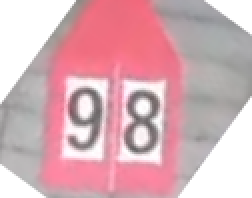
#> input picture SIMPLE_TEST_ZHUANGZHENG/CORRECTED_PICS/corrected_1.png, 126 x 99 px (shown 2 times larger)
$ python color_debug_tool.py -i CORRECTED_PICS/corrected_1.png
#> lines starting #> are read from the running program, lines starting #| are printed output that depends on the picture; after the words box and inside, x2 and y2 are one past the last pixel; in counts of white or black regions, pixels touching at a corner belong together
#!/usr/bin/env python3
# -*- coding: utf-8 -*-
"""
红色识别调试工具
用于分析图像中的红色分布，优化颜色识别参数
"""

import cv2
import numpy as np
import os
import matplotlib.pyplot as plt
from pathlib import Path

class ColorDebugTool:
    """颜色调试工具"""

    def __init__(self):
        """初始化调试工具"""
        pass

    def analyze_red_distribution(self, image_path: str, output_dir: str = "color_analysis"):
        """
        分析图像中红色的分布

        Args:
            image_path: 图像路径
            output_dir: 输出目录
        """
#> called with image_path = 'CORRECTED_PICS/corrected_1.png', output_dir = 'color_analysis'
        # 读取图像
        image = cv2.imread(image_path)
#> image is the input picture: shape (99, 126, 3); mean B, G, R 182.6, 175.1, 214.8
        if image is None:
            print(f"无法读取图像: {image_path}")
            return

        # 创建输出目录
        os.makedirs(output_dir, exist_ok=True)

        filename = Path(image_path).stem

        print(f"分析图像: {filename}")

        # 1. 显示原始图像
        self._save_image(image, os.path.join(output_dir, f"{filename}_original.png"))

        # 2. 分析各个颜色空间
        self._analyze_bgr_space(image, output_dir, filename)
        self._analyze_hsv_space(image, output_dir, filename)
        self._analyze_lab_space(image, output_dir, filename)

        # 3. 测试不同的红色阈值
        self._test_red_thresholds(image, output_dir, filename)

        print(f"分析完成，结果保存在: {output_dir}")

    def _analyze_bgr_space(self, image: np.ndarray, output_dir: str, filename: str):
        """分析BGR颜色空间"""
#> called with output_dir = 'color_analysis', filename = 'corrected_1'
        print("分析BGR颜色空间...")

        # 分离BGR通道
        b, g, r = cv2.split(image)

        # 保存各通道
        self._save_image(b, os.path.join(output_dir, f"{filename}_bgr_b.png"))
        self._save_image(g, os.path.join(output_dir, f"{filename}_bgr_g.png"))
        self._save_image(r, os.path.join(output_dir, f"{filename}_bgr_r.png"))

        # 计算红色强度 (R - G - B)
        red_intensity = np.clip(r.astype(np.int16) - g.astype(np.int16) - b.astype(np.int16), 0, 255).astype(np.uint8)
        self._save_image(red_intensity, os.path.join(output_dir, f"{filename}_bgr_red_intensity.png"))

        # BGR红色掩码测试
        bgr_masks = []

        # 测试多个BGR阈值
        bgr_thresholds = [
            ([0, 0, 100], [80, 80, 255]),      # 深红色
            ([0, 0, 150], [100, 100, 255]),    # 亮红色
            ([0, 0, 120], [60, 60, 255]),      # 纯红色
            ([0, 0, 80], [120, 120, 255]),     # 宽范围红色
        ]

        for i, (lower, upper) in enumerate(bgr_thresholds):
            mask = cv2.inRange(image, np.array(lower), np.array(upper))
            bgr_masks.append(mask)
            self._save_image(mask, os.path.join(output_dir, f"{filename}_bgr_mask_{i+1}.png"))
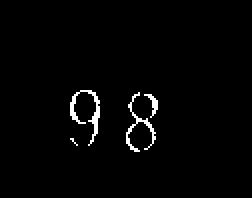
#> mask: shape (99, 126) (shown 2 times larger); 1.8% white in thin lines or dots, all inside (x1, y1, x2, y2) = (35, 45, 79, 76)
#> after the loop, bgr_masks = 4 items

        # 组合BGR掩码
        combined_bgr = bgr_masks[0]
        for mask in bgr_masks[1:]:
            combined_bgr = cv2.bitwise_or(combined_bgr, mask)
#> this loop made 3 passes

        self._save_image(combined_bgr, os.path.join(output_dir, f"{filename}_bgr_combined.png"))

    def _analyze_hsv_space(self, image: np.ndarray, output_dir: str, filename: str):
        """分析HSV颜色空间"""
#> called with output_dir = 'color_analysis', filename = 'corrected_1'
        print("分析HSV颜色空间...")

        # 转换到HSV
        hsv = cv2.cvtColor(image, cv2.COLOR_BGR2HSV)
#> hsv: shape (99, 126, 3); mean H, S, V 111.9, 44.7, 215
        h, s, v = cv2.split(hsv)
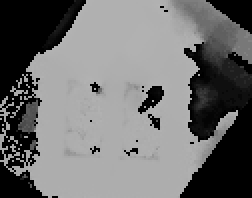
#> h: shape (99, 126) (shown 2 times larger); min 0, max 179, mean 111.9
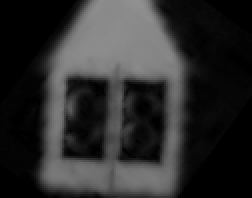
#> s: shape (99, 126) (shown 2 times larger); min 0, max 145, mean 44.7

        # 保存HSV通道
        self._save_image(h, os.path.join(output_dir, f"{filename}_hsv_h.png"))
        self._save_image(s, os.path.join(output_dir, f"{filename}_hsv_s.png"))
        self._save_image(v, os.path.join(output_dir, f"{filename}_hsv_v.png"))

        # HSV红色掩码测试
        hsv_masks = []

        # 测试多个HSV阈值
        hsv_thresholds = [
            # (H_min, S_min, V_min), (H_max, S_max, V_max)
            ([0, 50, 50], [10, 255, 255]),      # 红色范围1 (0-10度)
            ([170, 50, 50], [180, 255, 255]),   # 红色范围2 (170-180度)
            ([0, 100, 100], [10, 255, 255]),    # 高饱和度红色1
            ([170, 100, 100], [180, 255, 255]), # 高饱和度红色2
            ([0, 30, 30], [15, 255, 255]),      # 宽范围红色1
            ([165, 30, 30], [180, 255, 255]),   # 宽范围红色2
        ]

        for i, (lower, upper) in enumerate(hsv_thresholds):
            mask = cv2.inRange(hsv, np.array(lower), np.array(upper))
            hsv_masks.append(mask)
            self._save_image(mask, os.path.join(output_dir, f"{filename}_hsv_mask_{i+1}.png"))
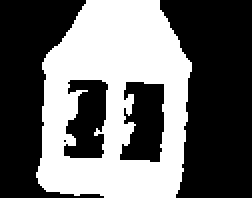
#> mask: shape (99, 126) (shown 2 times larger); 41.4% white; 1 white region, box (x1, y1, x2, y2) and area: (18, 0, 96, 99) 5170
#> after the loop, hsv_masks = 6 items

        # 组合HSV掩码
        combined_hsv = hsv_masks[0]
        for mask in hsv_masks[1:]:
            combined_hsv = cv2.bitwise_or(combined_hsv, mask)
#> this loop made 5 passes
#> combined_hsv: shape (99, 126); 41.9% white; 1 white region, box (x1, y1, x2, y2) and area: (18, 0, 96, 99) 5224

        self._save_image(combined_hsv, os.path.join(output_dir, f"{filename}_hsv_combined.png"))

    def _analyze_lab_space(self, image: np.ndarray, output_dir: str, filename: str):
        """分析LAB颜色空间"""
#> called with output_dir = 'color_analysis', filename = 'corrected_1'
        print("分析LAB颜色空间...")

        # 转换到LAB
        lab = cv2.cvtColor(image, cv2.COLOR_BGR2LAB)
#> lab: shape (99, 126, 3); mean of channels 0, 1, 2 192.8, 143.9, 130.8
        l, a, b = cv2.split(lab)
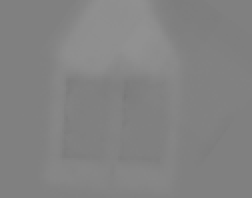
#> b: shape (99, 126) (shown 2 times larger); min 121, max 145, mean 130.8

        # 保存LAB通道
        self._save_image(l, os.path.join(output_dir, f"{filename}_lab_l.png"))
        self._save_image(a, os.path.join(output_dir, f"{filename}_lab_a.png"))
        self._save_image(b, os.path.join(output_dir, f"{filename}_lab_b.png"))

        # LAB红色掩码测试
        lab_masks = []

        # 测试多个LAB阈值
        lab_thresholds = [
            ([20, 150, 150], [255, 255, 255]),  # 标准红色
            ([10, 140, 140], [255, 255, 255]),  # 宽范围红色
            ([30, 160, 160], [255, 255, 255]),  # 高A值红色
            ([0, 130, 130], [255, 255, 255]),   # 最宽范围红色
        ]

        for i, (lower, upper) in enumerate(lab_thresholds):
            mask = cv2.inRange(lab, np.array(lower), np.array(upper))
            lab_masks.append(mask)
            self._save_image(mask, os.path.join(output_dir, f"{filename}_lab_mask_{i+1}.png"))
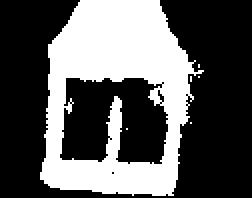
#> mask: shape (99, 126) (shown 2 times larger); 35.5% white; 6 white regions (5 under 20 px), largest, box (x1, y1, x2, y2) and area: (20, 0, 102, 98) 4422
#> after the loop, lab_masks = 4 items

        # 组合LAB掩码
        combined_lab = lab_masks[0]
        for mask in lab_masks[1:]:
            combined_lab = cv2.bitwise_or(combined_lab, mask)

        self._save_image(combined_lab, os.path.join(output_dir, f"{filename}_lab_combined.png"))

    def _test_red_thresholds(self, image: np.ndarray, output_dir: str, filename: str):
        """测试最终的红色识别效果"""
        print("测试综合红色识别效果...")

        # 使用改进的红色识别方法
        red_mask_bgr = self._create_optimized_red_mask_bgr(image)
        red_mask_hsv = self._create_optimized_red_mask_hsv(image)
        red_mask_lab = self._create_optimized_red_mask_lab(image)

        # 保存各个方法的结果
        self._save_image(red_mask_bgr, os.path.join(output_dir, f"{filename}_final_bgr.png"))
        self._save_image(red_mask_hsv, os.path.join(output_dir, f"{filename}_final_hsv.png"))
        self._save_image(red_mask_lab, os.path.join(output_dir, f"{filename}_final_lab.png"))

        # 组合最终结果
        final_mask = cv2.bitwise_or(red_mask_hsv, red_mask_bgr)
        final_mask = cv2.bitwise_or(final_mask, red_mask_lab)

        # 形态学处理
        kernel = cv2.getStructuringElement(cv2.MORPH_ELLIPSE, (3, 3))
        final_mask = cv2.morphologyEx(final_mask, cv2.MORPH_OPEN, kernel)
        final_mask = cv2.morphologyEx(final_mask, cv2.MORPH_CLOSE, kernel)

        self._save_image(final_mask, os.path.join(output_dir, f"{filename}_final_result.png"))

        # 创建叠加图像显示识别效果
        overlay = image.copy()
        overlay[final_mask > 0] = [0, 0, 255]  # 将识别的红色区域标记为纯红色
        self._save_image(overlay, os.path.join(output_dir, f"{filename}_overlay.png"))

    def _create_optimized_red_mask_bgr(self, image: np.ndarray) -> np.ndarray:
        """优化的BGR红色掩码"""
        # 多层次的BGR红色检测
        masks = []

        # 深红色
        mask1 = cv2.inRange(image, np.array([0, 0, 120]), np.array([60, 60, 255]))
        masks.append(mask1)

        # 亮红色
        mask2 = cv2.inRange(image, np.array([0, 0, 150]), np.array([80, 80, 255]))
        masks.append(mask2)

        # 粉红色
        mask3 = cv2.inRange(image, np.array([100, 100, 150]), np.array([200, 200, 255]))
#> mask3: shape (99, 126); 69.5% white; 9 black regions (2 under 20 px), largest, box (x1, y1, x2, y2) and area: (0, 0, 41, 52) 1018, (89, 48, 126, 99) 966, (58, 40, 83, 82) 681
        masks.append(mask3)

        # 组合所有掩码
        combined = masks[0]
        for mask in masks[1:]:
            combined = cv2.bitwise_or(combined, mask)
#> this loop made 2 passes

        return combined

    def _create_optimized_red_mask_hsv(self, image: np.ndarray) -> np.ndarray:
        """优化的HSV红色掩码"""
        hsv = cv2.cvtColor(image, cv2.COLOR_BGR2HSV)

        masks = []

        # 红色范围1 (0-15度)
        mask1 = cv2.inRange(hsv, np.array([0, 30, 30]), np.array([15, 255, 255]))
#> mask1: shape (99, 126); 0.43% white in thin lines or dots, all inside (x1, y1, x2, y2) = (26, 0, 43, 24)
        masks.append(mask1)

        # 红色范围2 (165-180度)
        mask2 = cv2.inRange(hsv, np.array([165, 30, 30]), np.array([180, 255, 255]))
        masks.append(mask2)

        # 高饱和度红色
        mask3 = cv2.inRange(hsv, np.array([0, 100, 50]), np.array([10, 255, 255]))
        masks.append(mask3)

        mask4 = cv2.inRange(hsv, np.array([170, 100, 50]), np.array([180, 255, 255]))
#> mask4: shape (99, 126); 23.2% white; 2 white regions, box (x1, y1, x2, y2) and area: (22, 0, 91, 94) 2509, (57, 59, 88, 96) 384
        masks.append(mask4)

        # 组合所有掩码
        combined = masks[0]
        for mask in masks[1:]:
            combined = cv2.bitwise_or(combined, mask)

        return combined

    def _create_optimized_red_mask_lab(self, image: np.ndarray) -> np.ndarray:
        """优化的LAB红色掩码"""
        lab = cv2.cvtColor(image, cv2.COLOR_BGR2LAB)

        masks = []

        # 标准红色
        mask1 = cv2.inRange(lab, np.array([10, 140, 140]), np.array([255, 255, 255]))
        masks.append(mask1)

        # 亮红色
        mask2 = cv2.inRange(lab, np.array([30, 150, 150]), np.array([255, 255, 255]))
        masks.append(mask2)

        # 组合掩码
        combined = masks[0]
        for mask in masks[1:]:
            combined = cv2.bitwise_or(combined, mask)
#> this loop made 1 pass

        return combined

    def _save_image(self, image: np.ndarray, path: str):
        """保存图像"""
        cv2.imwrite(path, image)
        print(f"保存图像: {path}")

    def batch_analyze(self, input_dir: str, output_dir: str = "color_analysis"):
        """批量分析目录中的所有图像"""
        input_path = Path(input_dir)
        image_files = [f for f in input_path.iterdir()
                      if f.suffix.lower() in {'.png', '.jpg', '.jpeg', '.bmp'}]

        if not image_files:
            print(f"在目录 {input_dir} 中未找到图像文件")
            return

        print(f"找到 {len(image_files)} 个图像文件")

        for image_file in image_files:
            print(f"\n处理: {image_file.name}")
            file_output_dir = os.path.join(output_dir, image_file.stem)
            self.analyze_red_distribution(str(image_file), file_output_dir)


def main():
    """主函数"""
    import argparse

    parser = argparse.ArgumentParser(description='红色识别调试工具')
    parser.add_argument('--input', '-i', required=True, help='输入图像或目录')
    parser.add_argument('--output', '-o', default='color_analysis', help='输出目录')

    args = parser.parse_args()

    tool = ColorDebugTool()

    if os.path.isfile(args.input):
        # 单个文件
        tool.analyze_red_distribution(args.input, args.output)
#> in _test_red_thresholds, `final_mask = cv2.bitwise_or(red_mask_hsv, red_mask_bgr)`: final_mask: shape (99, 126); 72% white; 12 black regions (5 under 20 px), largest, box (x1, y1, x2, y2) and area: (0, 0, 41, 52) 1018, (89, 48, 126, 99) 966, (60, 41, 82, 81) 522
#> in _test_red_thresholds, `final_mask = cv2.morphologyEx(final_mask, cv2.MORPH_OPEN, kernel)`: final_mask: shape (99, 126); 70.2% white; 10 black regions (3 under 20 px), largest, box (x1, y1, x2, y2) and area: (0, 0, 41, 52) 1019, (89, 48, 126, 99) 966, (60, 41, 82, 81) 663
#> in _test_red_thresholds, `final_mask = cv2.morphologyEx(final_mask, cv2.MORPH_CLOSE, kernel)`: final_mask: shape (99, 126); 70.6% white; 7 black regions (1 under 20 px), largest, box (x1, y1, x2, y2) and area: (0, 0, 41, 52) 1019, (89, 49, 126, 99) 965, (60, 41, 82, 81) 647, (32, 40, 54, 79) 597, (103, 0, 126, 18) 218, (0, 82, 23, 99) 210
#> in _test_red_thresholds, `overlay[final_mask > 0] = [0, 0, 255]`:
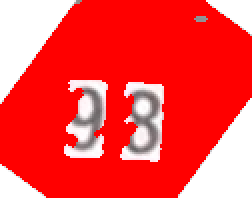
#> overlay: shape (99, 126, 3) (shown 2 times larger); mean B, G, R 68.9, 68.6, 249.6
    elif os.path.isdir(args.input):
        # 目录
        tool.batch_analyze(args.input, args.output)
    else:
        print(f"输入路径不存在: {args.input}")


if __name__ == "__main__":
    main()

$ run again, on SIMPLE_TEST_ZHUANGZHENG/CORRECTED_PICS/corrected_3.png
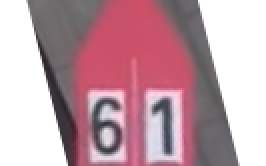
#> input picture SIMPLE_TEST_ZHUANGZHENG/CORRECTED_PICS/corrected_3.png, 133 x 83 px (shown 2 times larger)
#> in analyze_red_distribution, image is the input picture: shape (83, 133, 3); mean B, G, R 167.5, 158.1, 191.5
#> after the loop in _analyze_bgr_space, `for i, (lower, upper) in enumerate(bgr_thresholds):`:
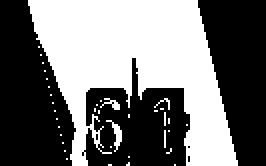
#> mask: shape (83, 133) (shown 2 times larger); 45.1% white; 37 white regions (34 under 20 px), largest, box (x1, y1, x2, y2) and area: (14, 0, 119, 83) 4841, (53, 60, 61, 76) 43, (50, 49, 60, 55) 25
#> after the loop in _analyze_bgr_space, `for i, (lower, upper) in enumerate(bgr_thresholds):`: bgr_masks = 4 items
#> the loop in _analyze_bgr_space, `for mask in bgr_masks[1:]:` made 3 passes
#> hsv: shape (83, 133, 3); mean H, S, V 101.2, 47.9, 192.2
#> after the loop in _analyze_hsv_space, `for i, (lower, upper) in enumerate(hsv_thresholds):`: hsv_masks = 6 items
#> the loop in _analyze_hsv_space, `for mask in hsv_masks[1:]:` made 5 passes
#> lab: shape (83, 133, 3); mean of channels 0, 1, 2 173.9, 142.4, 129.1
#> after the loop in _analyze_lab_space, `for i, (lower, upper) in enumerate(lab_thresholds):`: lab_masks = 4 items
#> the loop in _analyze_lab_space, `for mask in lab_masks[1:]:` made 3 passes
#> mask3: shape (83, 133); 8.1% white; 53 white regions (51 under 20 px), largest, box (x1, y1, x2, y2) and area: (43, 30, 93, 83) 772, (81, 65, 87, 78) 24
#> the loop in _create_optimized_red_mask_bgr, `for mask in masks[1:]:` made 2 passes
#> mask4: shape (83, 133); 25.7% white; 2 white regions (1 under 20 px), largest, box (x1, y1, x2, y2) and area: (36, 0, 97, 83) 2837
#> the loop in _create_optimized_red_mask_hsv, `for mask in masks[1:]:` made 3 passes
#> the loop in _create_optimized_red_mask_lab, `for mask in masks[1:]:` made 1 pass
#> in _test_red_thresholds, `overlay[final_mask > 0] = [0, 0, 255]`:
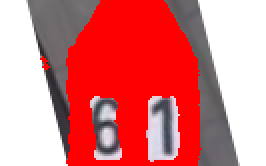
#> overlay: shape (83, 133, 3) (shown 2 times larger); mean B, G, R 123.1, 121.5, 217.8
